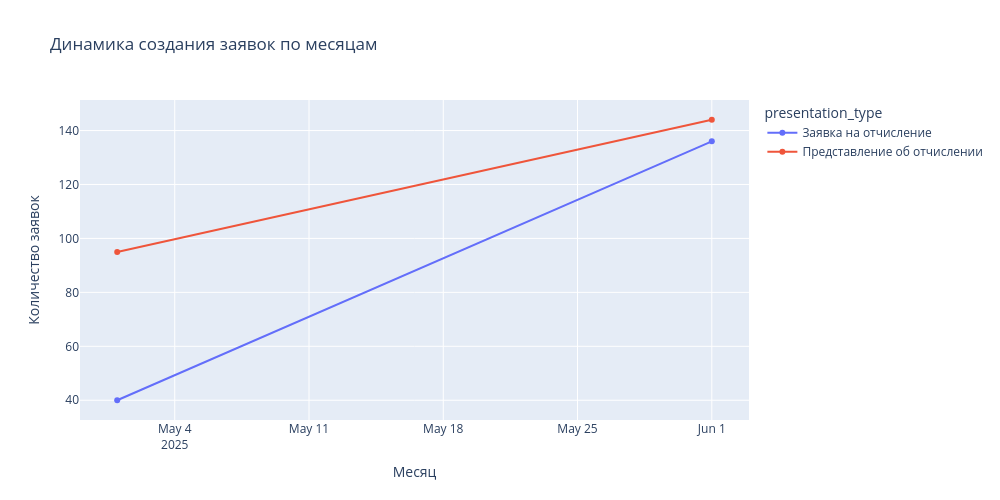
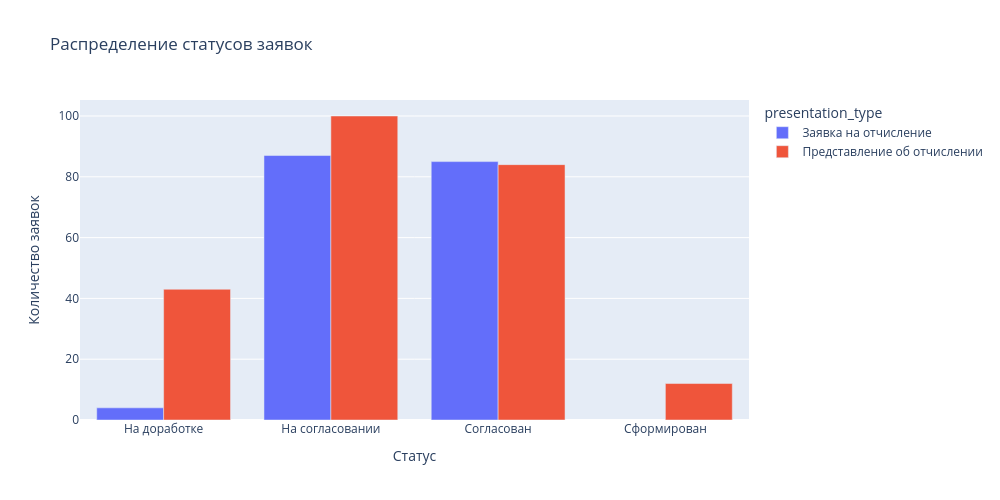
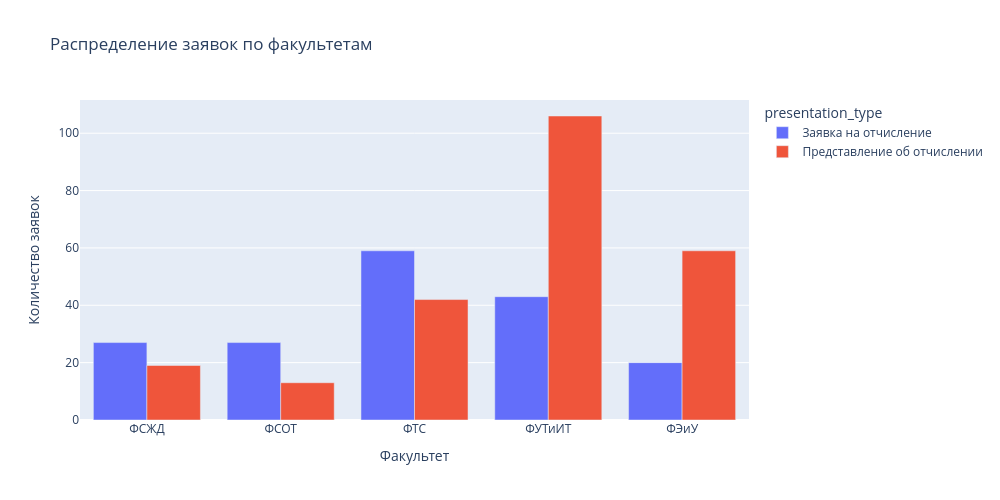
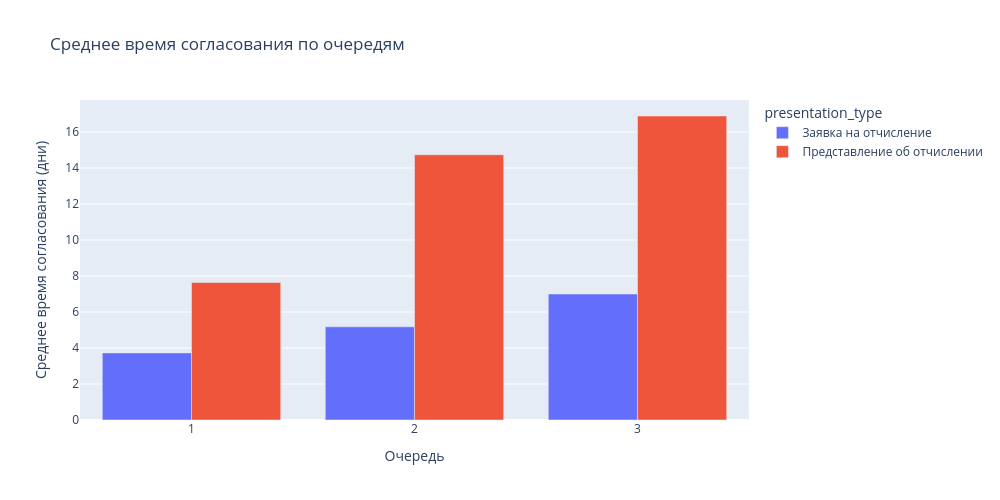

Write notebook code for charts like these, in order.
### Code cell
import pandas as pd
import plotly.express as px

# Загрузка данных (предполагается, что данные уже загружены в DataFrame df)
# df = pd.read_sql(query, engine)

# 1. Динамика создания заявок
df['date_create'] = pd.to_datetime(df['date_create'], format='%d.%m.%Y')  # Преобразуем дату в формат datetime
df['month'] = df['date_create'].dt.to_period('M').astype(str)  # Группируем по месяцам

# Группируем данные по типу документа и месяцам
dynamic_data = df.groupby(['presentation_type', 'month']).size().reset_index(name='count')

fig_dynamic = px.line(
    dynamic_data,
    x='month',
    y='count',
    color='presentation_type',
    title='Динамика создания заявок по месяцам',
    markers=True,
    height=500,
    width=1000
)
fig_dynamic.update_layout(xaxis_title='Месяц', yaxis_title='Количество заявок')
fig_dynamic.show()

# 2. Распределение статусов
status_data = df.groupby(['presentation_type', 'sig_status_name']).size().reset_index(name='count')

fig_status = px.bar(
    status_data,
    x='sig_status_name',
    y='count',
    color='presentation_type',
    title='Распределение статусов заявок',
    barmode='group',
    height=500,
    width=1000
)
fig_status.update_layout(xaxis_title='Статус', yaxis_title='Количество заявок')
fig_status.show()

# 3. Анализ по факультетам
faculty_data = df.groupby(['fac_short_name', 'presentation_type']).size().reset_index(name='count')

fig_faculty = px.bar(
    faculty_data,
    x='fac_short_name',
    y='count',
    color='presentation_type',
    title='Распределение заявок по факультетам',
    barmode='group',
    height=500,
    width=1000
)
fig_faculty.update_layout(xaxis_title='Факультет', yaxis_title='Количество заявок')
fig_faculty.show()

# 4. Очереди согласования
# Фильтруем данные, где approve_date заполнено
df['approve_date'] = pd.to_datetime(df['approve_date'])
df['start_date'] = pd.to_datetime(df['start_date'])

# Рассчитываем время согласования
df['approval_time'] = (df['approve_date'] - df['date_create']).dt.days

queue_data = df.groupby(['queue', 'presentation_type'])['approval_time'].mean().reset_index()

fig_queue = px.bar(
    queue_data,
    x='queue',
    y='approval_time',
    color='presentation_type',
    title='Среднее время согласования по очередям',
    barmode='group',
    height=500,
    width=1000
)
fig_queue.update_layout(xaxis_title='Очередь', yaxis_title='Среднее время согласования (дни)')
fig_queue.show()

# 5. Тепловая карта задержек
# Считаем количество задержек для каждой очереди
df['delay'] = df.apply(lambda row: 1 if (row['queue'] == 2 and row['approval_time'] > 1) or 
                                     (row['queue'] == 3 and row['approval_time'] > 2) else 0, axis=1)

delay_data = df.groupby(['queue', 'presentation_type'])['delay'].sum().reset_index()

fig_heatmap = px.density_heatmap(
    delay_data,
    x='queue',
    y='presentation_type',
    z='delay',
    title='Задержки в согласовании по очередям',
    height=500,
    width=1000
)
fig_heatmap.update_layout(xaxis_title='Очередь', yaxis_title='Тип документа')
fig_heatmap.show()

### Figure 1 — Plotly figure (JSON) as saved in the notebook; plotly's stock layout.template omitted (floating-point values rounded to 4 significant figures)
{"data": [{"hovertemplate": "presentation_type=Заявка на отчисление<br>month=%{x}<br>count=%{y}<extra></extra>", "legendgroup": "Заявка на отчисление", "line": {"color": "#636efa", "dash": "solid"}, "marker": {"symbol": "circle"}, "mode": "lines+markers", "name": "Заявка на отчисление", "orientation": "v", "showlegend": true, "type": "scatter", "x": ["2025-05", "2025-06"], "xaxis": "x", "y": [40, 136], "yaxis": "y"}, {"hovertemplate": "presentation_type=Представление об отчислении<br>month=%{x}<br>count=%{y}<extra></extra>", "legendgroup": "Представление об отчислении", "line": {"color": "#EF553B", "dash": "solid"}, "marker": {"symbol": "circle"}, "mode": "lines+markers", "name": "Представление об отчислении", "orientation": "v", "showlegend": true, "type": "scatter", "x": ["2025-05", "2025-06"], "xaxis": "x", "y": [95, 144], "yaxis": "y"}], "layout": {"height": 500, "legend": {"title": {"text": "presentation_type"}, "tracegroupgap": 0}, "title": {"text": "Динамика создания заявок по месяцам"}, "width": 1000, "xaxis": {"anchor": "y", "domain": [0, 1], "title": {"text": "Месяц"}}, "yaxis": {"anchor": "x", "domain": [0, 1], "title": {"text": "Количество заявок"}}}}

### Figure 2 — Plotly figure (JSON) as saved in the notebook; plotly's stock layout.template omitted (floating-point values rounded to 4 significant figures)
{"data": [{"alignmentgroup": "True", "hovertemplate": "presentation_type=Заявка на отчисление<br>sig_status_name=%{x}<br>count=%{y}<extra></extra>", "legendgroup": "Заявка на отчисление", "marker": {"color": "#636efa", "pattern": {"shape": ""}}, "name": "Заявка на отчисление", "offsetgroup": "Заявка на отчисление", "orientation": "v", "showlegend": true, "textposition": "auto", "type": "bar", "x": ["На доработке", "На согласовании", "Согласован"], "xaxis": "x", "y": [4, 87, 85], "yaxis": "y"}, {"alignmentgroup": "True", "hovertemplate": "presentation_type=Представление об отчислении<br>sig_status_name=%{x}<br>count=%{y}<extra></extra>", "legendgroup": "Представление об отчислении", "marker": {"color": "#EF553B", "pattern": {"shape": ""}}, "name": "Представление об отчислении", "offsetgroup": "Представление об отчислении", "orientation": "v", "showlegend": true, "textposition": "auto", "type": "bar", "x": ["На доработке", "На согласовании", "Согласован", "Сформирован"], "xaxis": "x", "y": [43, 100, 84, 12], "yaxis": "y"}], "layout": {"barmode": "group", "height": 500, "legend": {"title": {"text": "presentation_type"}, "tracegroupgap": 0}, "title": {"text": "Распределение статусов заявок"}, "width": 1000, "xaxis": {"anchor": "y", "domain": [0, 1], "title": {"text": "Статус"}}, "yaxis": {"anchor": "x", "domain": [0, 1], "title": {"text": "Количество заявок"}}}}

### Figure 3 — Plotly figure (JSON) as saved in the notebook; plotly's stock layout.template omitted (floating-point values rounded to 4 significant figures)
{"data": [{"alignmentgroup": "True", "hovertemplate": "presentation_type=Заявка на отчисление<br>fac_short_name=%{x}<br>count=%{y}<extra></extra>", "legendgroup": "Заявка на отчисление", "marker": {"color": "#636efa", "pattern": {"shape": ""}}, "name": "Заявка на отчисление", "offsetgroup": "Заявка на отчисление", "orientation": "v", "showlegend": true, "textposition": "auto", "type": "bar", "x": ["ФСЖД", "ФСОТ", "ФТС", "ФУТиИТ", "ФЭиУ"], "xaxis": "x", "y": [27, 27, 59, 43, 20], "yaxis": "y"}, {"alignmentgroup": "True", "hovertemplate": "presentation_type=Представление об отчислении<br>fac_short_name=%{x}<br>count=%{y}<extra></extra>", "legendgroup": "Представление об отчислении", "marker": {"color": "#EF553B", "pattern": {"shape": ""}}, "name": "Представление об отчислении", "offsetgroup": "Представление об отчислении", "orientation": "v", "showlegend": true, "textposition": "auto", "type": "bar", "x": ["ФСЖД", "ФСОТ", "ФТС", "ФУТиИТ", "ФЭиУ"], "xaxis": "x", "y": [19, 13, 42, 106, 59], "yaxis": "y"}], "layout": {"barmode": "group", "height": 500, "legend": {"title": {"text": "presentation_type"}, "tracegroupgap": 0}, "title": {"text": "Распределение заявок по факультетам"}, "width": 1000, "xaxis": {"anchor": "y", "domain": [0, 1], "title": {"text": "Факультет"}}, "yaxis": {"anchor": "x", "domain": [0, 1], "title": {"text": "Количество заявок"}}}}

### Figure 4 — Plotly figure (JSON) as saved in the notebook; plotly's stock layout.template omitted (floating-point values rounded to 4 significant figures)
{"data": [{"alignmentgroup": "True", "hovertemplate": "presentation_type=Заявка на отчисление<br>queue=%{x}<br>approval_time=%{y}<extra></extra>", "legendgroup": "Заявка на отчисление", "marker": {"color": "#636efa", "pattern": {"shape": ""}}, "name": "Заявка на отчисление", "offsetgroup": "Заявка на отчисление", "orientation": "v", "showlegend": true, "textposition": "auto", "type": "bar", "x": [1, 2, 3], "xaxis": "x", "y": [3.729, 5.174, 7.0], "yaxis": "y"}, {"alignmentgroup": "True", "hovertemplate": "presentation_type=Представление об отчислении<br>queue=%{x}<br>approval_time=%{y}<extra></extra>", "legendgroup": "Представление об отчислении", "marker": {"color": "#EF553B", "pattern": {"shape": ""}}, "name": "Представление об отчислении", "offsetgroup": "Представление об отчислении", "orientation": "v", "showlegend": true, "textposition": "auto", "type": "bar", "x": [1, 2, 3], "xaxis": "x", "y": [7.642, 14.74, 16.89], "yaxis": "y"}], "layout": {"barmode": "group", "height": 500, "legend": {"title": {"text": "presentation_type"}, "tracegroupgap": 0}, "title": {"text": "Среднее время согласования по очередям"}, "width": 1000, "xaxis": {"anchor": "y", "domain": [0, 1], "title": {"text": "Очередь"}}, "yaxis": {"anchor": "x", "domain": [0, 1], "title": {"text": "Среднее время согласования (дни)"}}}}
